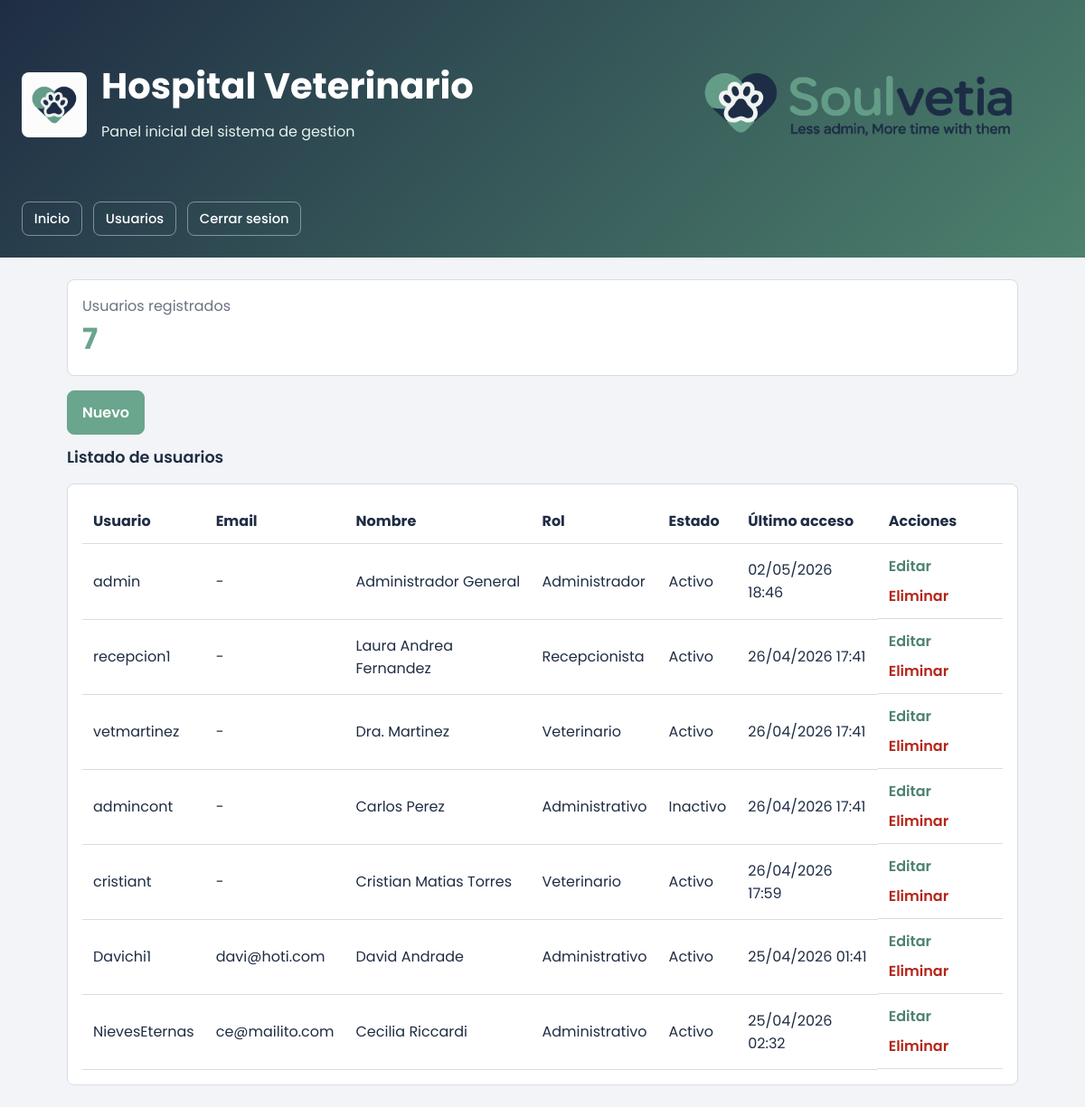
The page /usuarios/ (signed in) on the database as committed earlier.
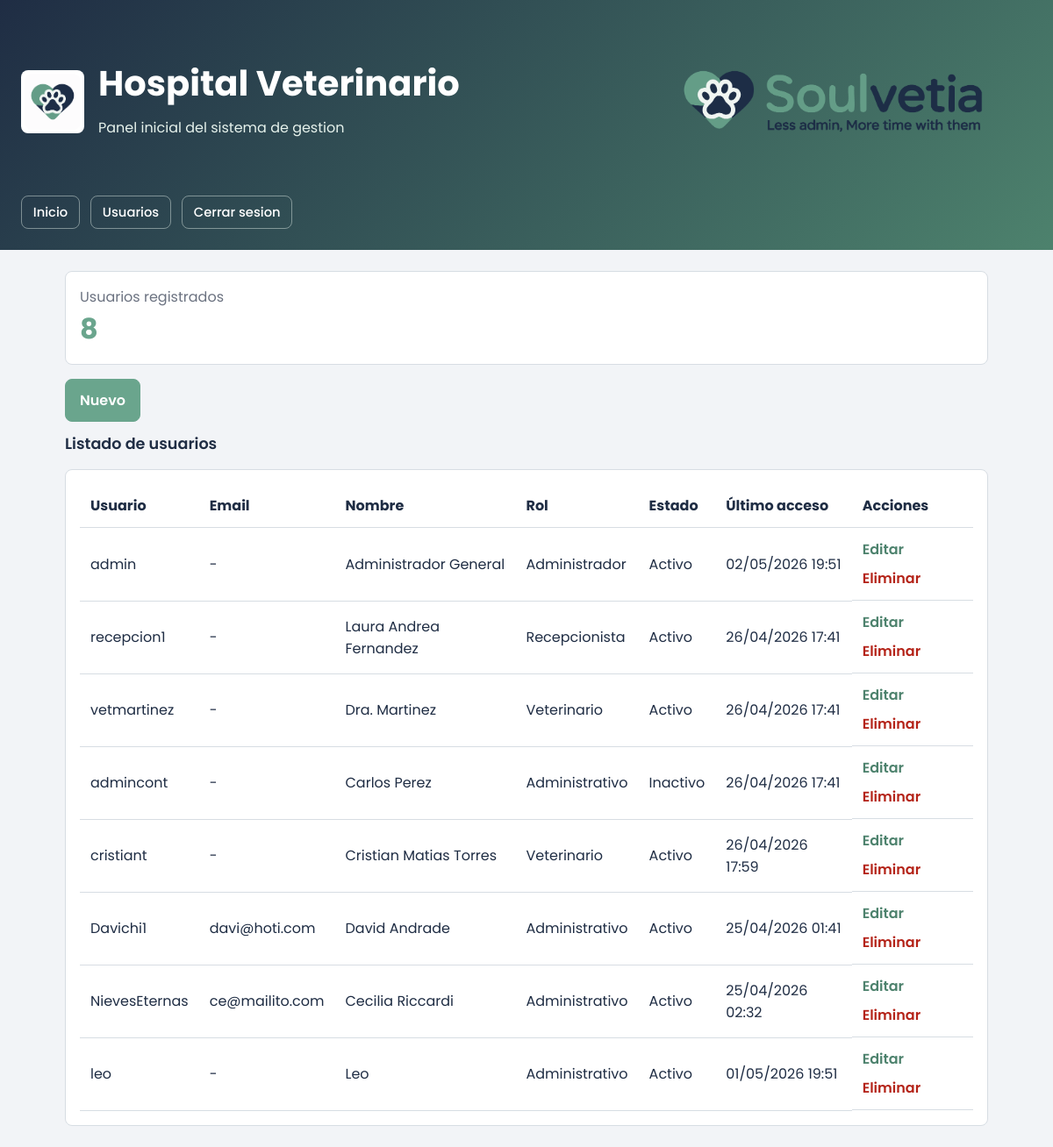
The same page on the database as committed later.
### tables this page shows
CREATE TABLE users (
                    id INTEGER PRIMARY KEY AUTOINCREMENT,
                    username TEXT NOT NULL UNIQUE,
                    full_name TEXT NOT NULL,
                    role TEXT NOT NULL,
                    status TEXT NOT NULL DEFAULT 'Activo',
                    last_access TEXT NOT NULL
                , password_hash TEXT NOT NULL DEFAULT '', email TEXT NOT NULL DEFAULT '');

### app/controllers/users_controller.py (the view)
@users_bp.route("/")
def index():
    users = service.get_users()
    return render_template("users.html", users=users, total_users=len(users))

### app/__init__.py (called while the page is built)
def create_app() -> Flask:
    app = Flask(__name__)
    app.config["SECRET_KEY"] = "hospital-veterinario-dev"
    app.register_blueprint(auth_bp)
    app.register_blueprint(main_bp)
    app.register_blueprint(users_bp)
    @app.before_request
    def require_login():
        public_endpoints = {"auth.login", "auth.register", "static"}
        if request.endpoint in public_endpoints or request.endpoint is None:
            return None
        if "user_id" not in session:
            return redirect(url_for("auth.login"))
        return None
    return app

### app/services/hospital_service.py (called while the page is built)
    def get_users(self) -> list[User]:
        return self.user_repository.list_all()

### app/services/user_repository.py (called while the page is built)
    def _connect(self) -> sqlite3.Connection:
        conn = sqlite3.connect(self.db_path)
        conn.row_factory = sqlite3.Row
        return conn

    def list_all(self) -> list[User]:
        with self._connect() as conn:
            rows = conn.execute("SELECT * FROM users ORDER BY id").fetchall()
        return [self._row_to_user(row) for row in rows]

    def _row_to_user(self, row: sqlite3.Row | dict) -> User:
        return User(
            id=row["id"],
            username=row["username"],
            full_name=row["full_name"],
            role=row["role"],
            status=row["status"],
            last_access=datetime.fromisoformat(row["last_access"]),
            email=row["email"] if "email" in row.keys() else "",
        )

### app/templates/users.html
{% extends "base.html" %}
{% block content %}
<div class="grid">
  <div class="card">
    <div class="muted">Usuarios registrados</div>
    <div class="metric">{{ total_users }}</div>
  </div>
</div>
<div style="display:flex; justify-content:flex-start; margin-bottom:0.75rem; margin-top: 1rem;">
  <a href="{{ url_for('users.new') }}" class="button">Nuevo</a>
</div>
<div class="section-title" style="margin-top:0;">Listado de usuarios</div>
<div class="card">
  <table style="width:100%; border-collapse: collapse;">
    <thead>
      <tr>
        <th style="text-align:left; padding:0.75rem; border-bottom:1px solid var(--border);">Usuario</th>
        <th style="text-align:left; padding:0.75rem; border-bottom:1px solid var(--border);">Email</th>
        <th style="text-align:left; padding:0.75rem; border-bottom:1px solid var(--border);">Nombre</th>
        <th style="text-align:left; padding:0.75rem; border-bottom:1px solid var(--border);">Rol</th>
        <th style="text-align:left; padding:0.75rem; border-bottom:1px solid var(--border);">Estado</th>
        <th style="text-align:left; padding:0.75rem; border-bottom:1px solid var(--border);">Último acceso</th>
        <th style="text-align:left; padding:0.75rem; border-bottom:1px solid var(--border);">Acciones</th>
      </tr>
    </thead>
    <tbody>
      {% for user in users %}
      <tr>
        <td style="padding:0.75rem; border-bottom:1px solid var(--border);">{{ user.username }}</td>
        <td style="padding:0.75rem; border-bottom:1px solid var(--border);">{{ user.email or '-' }}</td>
        <td style="padding:0.75rem; border-bottom:1px solid var(--border);">{{ user.full_name }}</td>
        <td style="padding:0.75rem; border-bottom:1px solid var(--border);">{{ user.role }}</td>
        <td style="padding:0.75rem; border-bottom:1px solid var(--border);">{{ user.status }}</td>
        <td style="padding:0.75rem; border-bottom:1px solid var(--border);">{{ user.last_access.strftime("%d/%m/%Y %H:%M") }}</td>
        <td style="padding:0.75rem; border-bottom:1px solid var(--border); display:flex; gap:0.5rem; flex-wrap:wrap;">
          <a href="{{ url_for('users.edit', user_id=user.id) }}" class="link">Editar</a>
          <form method="post" action="{{ url_for('users.delete', user_id=user.id) }}" onsubmit="return confirm('¿Eliminar este usuario?');" style="margin:0;">
            <button type="submit" class="danger-link">Eliminar</button>
          </form>
        </td>
      </tr>
      {% endfor %}
    </tbody>
  </table>
</div>
{% endblock %}

### app/templates/base.html (shortened to what this page needs)
<!doctype html>
<html lang="es">
  <head>
  </head>
  <body class="{% block body_class %}{% endblock %}">
    {% block auth_content %}
    <header>
      <div class="header-content">
        <div class="header-row">
          <div class="brand">
            <img class="brand-icon" src="{{ url_for('static', filename='resources/Icono2.png') }}" alt="Hospital Veterinario">
            <div>
              <h1>Hospital Veterinario</h1>
              <p>Panel inicial del sistema de gestion</p>
            </div>
          </div>
          <img class="hero-banner" src="{{ url_for('static', filename='resources/Banner.png') }}" alt="Soulvetia">
        </div>
        <nav class="nav">
          <a href="/">Inicio</a>
          <a href="/usuarios/">Usuarios</a>
          {% if session.user_id %}
          <form class="nav-form" method="post" action="{{ url_for('auth.logout') }}">
            <button type="submit">Cerrar sesion</button>
          </form>
          {% endif %}
        </nav>
      </div>
    </header>
    <main>
      {% block content %}{% endblock %}
    </main>
    {% endblock %}
  </body>
</html>

### app/templates/base.html (style rules this page uses)
:root { --primary: #6AA58D; --primary-dark: #4d826d; --ink: #1F2D44; --surface: #F2F4F7; --surface-tint: #E6F2EC; --card: #ffffff; --muted: #6B7280; --border: #d7dde3; --danger: #b42318; --danger-bg: #fff1f0; --success-bg: #E6F2EC; }
* { box-sizing: border-box; }
body { margin: 0; font-family: "Poppins", Arial, Helvetica, sans-serif; background: var(--surface); color: var(--ink); }
header { background: linear-gradient(135deg, var(--ink), var(--primary-dark)); color: white; min-height: 240px; padding: 0; }
.hero-banner { width: 100%; max-width: 460px; height: auto; display: block; }
.header-content { min-height: 240px; display: flex; flex-direction: column; justify-content: center; padding: 1.5rem; }
.header-row { display: flex; align-items: center; justify-content: space-between; gap: 1.5rem; }
header h1 { margin: 0; font-size: clamp(1.8rem, 4vw, 2.5rem); font-weight: 700; line-height: 1.1; }
header p { color: var(--surface-tint); margin-bottom: 0; font-weight: 400; }
.brand { display: flex; align-items: center; gap: 1rem; max-width: 720px; }
.brand-icon { width: 72px; height: 72px; border-radius: 8px; background: white; object-fit: contain; padding: 0.25rem; }
.nav { display: flex; gap: 0.75rem; flex-wrap: wrap; margin-top: 1rem; }
.nav a, .nav button { color: white; text-decoration: none; border: 1px solid rgba(230,242,236,0.45); padding: 0.45rem 0.8rem; border-radius: 8px; font-size: 0.92rem; font-weight: 500; background: transparent; font-family: inherit; cursor: pointer; }
.nav-form { margin: 0; }
main { max-width: 1100px; margin: 0 auto; padding: 1.5rem; }
.grid { display: grid; grid-template-columns: repeat(auto-fit, minmax(220px, 1fr)); gap: 1rem; }
.card { background: var(--card); border: 1px solid var(--border); border-radius: 8px; padding: 1rem; }
.metric { font-size: 2rem; font-weight: 700; color: var(--primary); }
.section-title { margin: 1.5rem 0 1rem; font-size: 1.1rem; color: var(--ink); font-weight: 600; }
.muted { color: var(--muted); }
.button { display: inline-flex; align-items: center; justify-content: center; min-height: 2.6rem; padding: 0.7rem 1rem; border: 1px solid var(--primary); border-radius: 8px; background: var(--primary); color: white; font: inherit; font-weight: 600; text-decoration: none; cursor: pointer; }
.link { color: var(--primary-dark); font-weight: 600; text-decoration: none; }
.danger-link { border: none; background: none; color: var(--danger); cursor: pointer; font: inherit; font-weight: 600; padding: 0; }

Rows that differ between the two databases and show on the page:
changed users "admin": last_access "02/05/2026 18:46" → "02/05/2026 19:51"
added users: username "leo", email "-", full_name "Leo", role "Administrativo", status "Activo", last_access "01/05/2026 19:51"
Other text that changed with them:
{{ total_users }}: "7" → "8"
